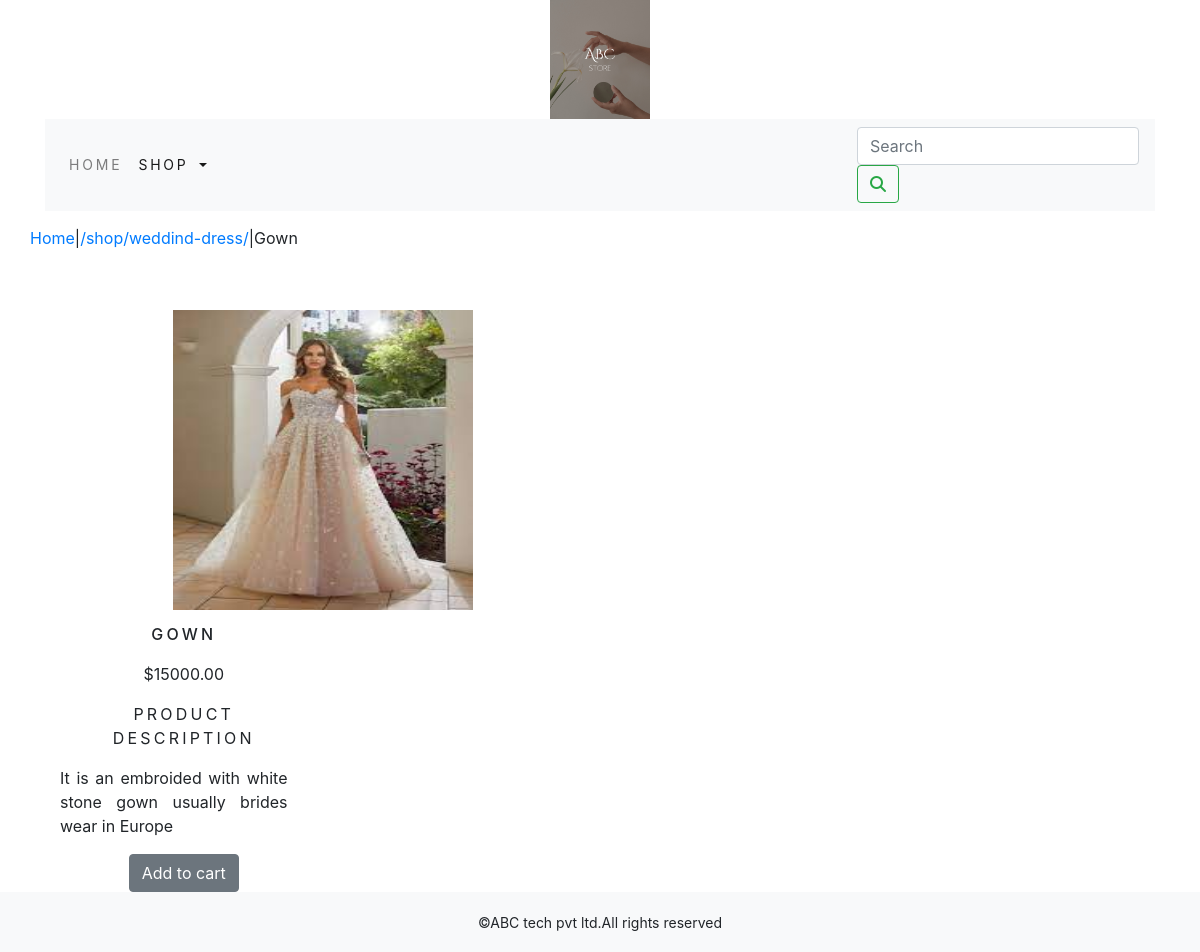
Page /shop/weddind-dress/gown/ on the committed database.
### shop/models.py (models this page shows, shortened)
class Product(models.Model):
    name=models.CharField(max_length=250,unique=True)
    slug=models.SlugField(max_length=250,unique=True)
    description=models.TextField(blank=True)
    price=models.DecimalField(max_digits=10,decimal_places=2)
    category=models.ForeignKey(Category,on_delete=models.CASCADE)
    image=models.ImageField(upload_to='product',blank=True)
    stock=models.IntegerField()
    available=models.BooleanField(default=True)
    created=models.DateTimeField(auto_now_add=True)
    updated=models.DateTimeField(auto_now=True)
    class Meta:
        ordering=('name',)
        verbose_name='product'
        verbose_name_plural='products'

class Category(models.Model):
    name=models.CharField(max_length=250,unique=True)
    slug=models.SlugField(max_length=250,unique=True)
    description=models.TextField(blank=True)
    image=models.ImageField(upload_to='category',blank=True)
    class Meta:
        ordering=('name',)
        verbose_name='category'
        verbose_name_plural='categories'
    def get_url(self):
        return reverse('shop:products_by_category',args=[self.slug])

### shop/views.py (the view)
# urls.py: path('<slug:c_slug>/<slug:product_slug>/',views.proDetail,name='prodCatdetail')
def proDetail(request,c_slug,product_slug):
    try:
        product=Product.objects.get(category__slug=c_slug,slug=product_slug)
    except Exception as e:
        raise e
    return render (request,'product.html',{'product':product})

### cart/context_processors.py (called while the page is built)
def counter(request):
    item_count=0
    if 'admin' in request.path:
        return {}
    else:
        try:
            cart=Cart.objects.filter(cart_id=_cart_id(request))
            cart_items= CartItem.objects.all().filter(cart=cart[:1])
            for cart_item in cart_items:
                item_count += cart_item.quantity
        except Cart.DoesNotExist:
            item_count=0
    return dict(item_count=item_count)

### cart/views.py (called while the page is built)
def _cart_id(request):
    cart=request.session.session_key
    if not cart:
        cart=request.session.create()
    return cart

### shop/context_processors.py (called while the page is built)
def menu_links(request):
    links=Category.objects.all()
    return dict(links=links)

### templates/product.html (shortened to what this page needs)
{% extends 'base.html' %}
{% load static %}
{% block content %}
<div class="row my_prod_row_class">
 <div class="mx_auto">
  <p><a href="{% url 'shop:allProdCat' %}">Home</a>|<a href="{{product.category.get_url}}">{{product.category.get_url}}</a>|{{product.name}}</p>
 </div>
</div>
<div class="container">
<br>
 <div class="row">
   <div class="col-12 col-sm-12 col-md-4 col-lg-6 text-center">
      <div style="min-width:18rem;">
           <img src="{{product.image.url}}" alt="{{product.name}}" width="300px" height="300px">
      <div class="row">
        <div class="col-12 col-sm-12 col-md-4 col-lg-6">
         <h1 class="my_prod_title">{{product.name}}</h1>
          <p>${{product.price}}</p>
          <p class="my_title">Product Description</p>
          <p class="text-justify my_prod_text">{{product.description}}</p>
          {% if product.stock <= 0 %}
            <p class="text-justify my_prod_text"><b>Out Of Stock</b></p>
          {% else %}
             <a class="btn btn-secondary" href="{% url 'cart:add_cart' product.id %}">Add to cart</a>
         {% endif %}
        </div>
      </div>
   </div>
 </div>
</div>
</div>
{% endblock %}

### static/css/custom.css (style rules this page uses)
.my_title { font-size :16px; text-transform :uppercase; letter-spacing :.2em; }
.my_prod_row_class { padding-top :15px; padding-bottom :20px; }
.my_prod_title { font-size:16px; text-transform:uppercase; letter-spacing:.2em; padding-top:15px; padding-bottom:10px; }
.my_prod_text { padding-right :20px; }

### rows in the picture
Product: category.get_url "/shop/weddind-dress/", name "Gown", image (picture), name "GOWN", price "15000.00", description "It is an embroided with white stone gown usually brides wear in Europe"
